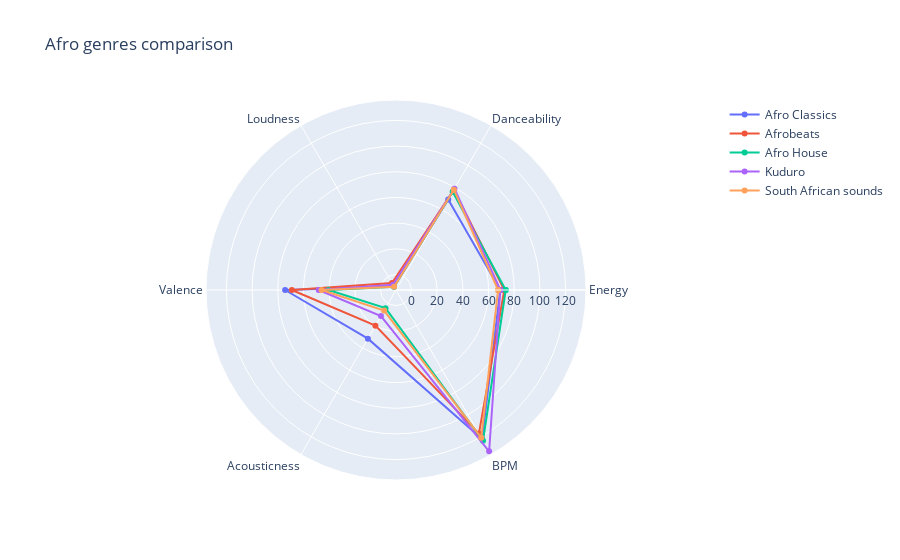

Notebook code for this chart:
### Code cell
#np.degrees(labels_position)
features2 = np.concatenate((features, [features[0]]))
fig = go.Figure(
    data=[go.Scatterpolar(r=mean_AfroClassics, theta=features2, name="Afro Classics"),
         go.Scatterpolar(r=mean_Afrobeats, theta=features2, name="Afrobeats"),
         go.Scatterpolar(r=mean_AfroHouse, theta=features2, name="Afro House"),
         go.Scatterpolar(r=mean_Kuduro, theta=features2, name="Kuduro"),
         go.Scatterpolar(r=mean_SA, theta=features2, name="South African sounds")],
    layout=go.Layout(
        title=go.layout.Title(text="Afro genres comparison"),
        #polar={"radialaxis": {"visible":True}},
        showlegend=True))
fig.show()
pyo.plot(fig)

# https://towardsdatascience.com/how-to-make-stunning-radar-charts-with-python-implemented-in-matplotlib-and-plotly-91e21801d8ca

### Figure 1 — Plotly figure (JSON) as saved in the notebook; plotly's stock layout.template omitted (floating-point values rounded to 4 significant figures)
{"data": [{"name": "Afro Classics", "r": [69.11, 69.25, -9, 74.28, 31.69, 121.9, 69.11], "theta": ["Energy", "Danceability", "Loudness", "Valence", "Acousticness", "BPM", "Energy"], "type": "scatterpolar"}, {"name": "Afrobeats", "r": [72.28, 78.09, -5.831, 69, 19.99, 117.0, 72.28], "theta": ["Energy", "Danceability", "Loudness", "Valence", "Acousticness", "BPM", "Energy"], "type": "scatterpolar"}, {"name": "Afro House", "r": [73.37, 76.21, -9.095, 40.51, 4.262, 123.5, 73.37], "theta": ["Energy", "Danceability", "Loudness", "Valence", "Acousticness", "BPM", "Energy"], "type": "scatterpolar"}, {"name": "Kuduro", "r": [69.15, 79.04, -7.269, 48.12, 11.35, 133.0, 69.15], "theta": ["Energy", "Danceability", "Loudness", "Valence", "Acousticness", "BPM", "Energy"], "type": "scatterpolar"}, {"name": "South African sounds", "r": [67.43, 78.1, -9.144, 45.89, 6.433, 120.7, 67.43], "theta": ["Energy", "Danceability", "Loudness", "Valence", "Acousticness", "BPM", "Energy"], "type": "scatterpolar"}], "layout": {"showlegend": true, "title": {"text": "Afro genres comparison"}}}
